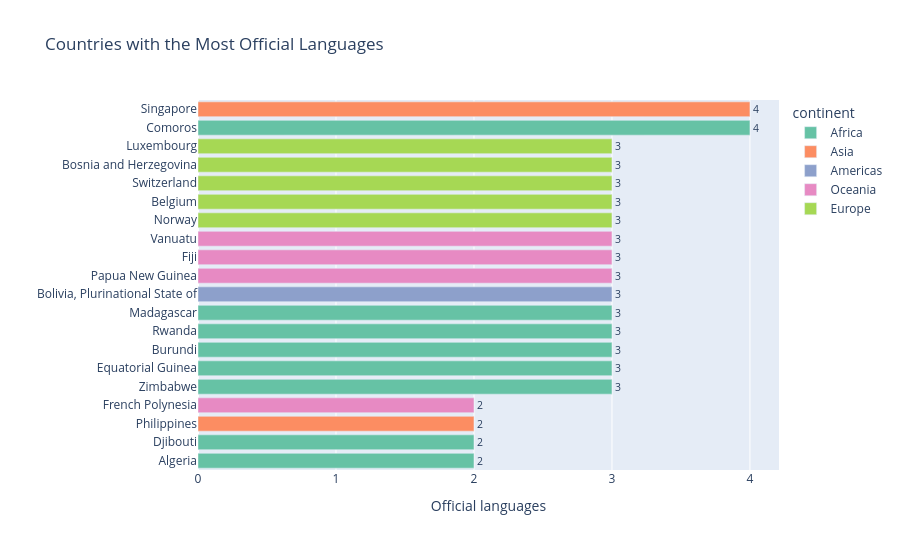

Here is the notebook cell this chart was saved with:
### Markdown cell above
## 4 · Bar chart — official language count per country

### Code cell
multi = df[df["official_count"] > 0].sort_values("official_count", ascending=False).head(20)

fig = px.bar(
    multi,
    x="official_count",
    y="country",
    orientation="h",
    color="continent",
    text="official_count",
    labels={"official_count": "Official languages", "country": ""},
    title="Countries with the Most Official Languages",
    color_discrete_sequence=px.colors.qualitative.Set2,
)
fig.update_layout(yaxis={"categoryorder": "total ascending"}, height=550)
fig.update_traces(textposition="outside")
fig.show()

### Figure 1 — Plotly figure (JSON) as saved in the notebook; plotly's stock layout.template omitted (floating-point values rounded to 4 significant figures)
{"data": [{"hovertemplate": "continent=Africa<br>Official languages=%{text}<br>=%{y}<extra></extra>", "legendgroup": "Africa", "marker": {"color": "rgb(102,194,165)", "pattern": {"shape": ""}}, "name": "Africa", "orientation": "h", "showlegend": true, "text": [4.0, 3.0, 3.0, 3.0, 3.0, 3.0, 2.0, 2.0], "textposition": "outside", "type": "bar", "x": [4, 3, 3, 3, 3, 3, 2, 2], "xaxis": "x", "y": ["Comoros", "Zimbabwe", "Equatorial Guinea", "Burundi", "Rwanda", "Madagascar", "Algeria", "Djibouti"], "yaxis": "y"}, {"hovertemplate": "continent=Asia<br>Official languages=%{text}<br>=%{y}<extra></extra>", "legendgroup": "Asia", "marker": {"color": "rgb(252,141,98)", "pattern": {"shape": ""}}, "name": "Asia", "orientation": "h", "showlegend": true, "text": [4.0, 2.0], "textposition": "outside", "type": "bar", "x": [4, 2], "xaxis": "x", "y": ["Singapore", "Philippines"], "yaxis": "y"}, {"hovertemplate": "continent=Americas<br>Official languages=%{text}<br>=%{y}<extra></extra>", "legendgroup": "Americas", "marker": {"color": "rgb(141,160,203)", "pattern": {"shape": ""}}, "name": "Americas", "orientation": "h", "showlegend": true, "text": [3.0], "textposition": "outside", "type": "bar", "x": [3], "xaxis": "x", "y": ["Bolivia, Plurinational State of"], "yaxis": "y"}, {"hovertemplate": "continent=Oceania<br>Official languages=%{text}<br>=%{y}<extra></extra>", "legendgroup": "Oceania", "marker": {"color": "rgb(231,138,195)", "pattern": {"shape": ""}}, "name": "Oceania", "orientation": "h", "showlegend": true, "text": [3.0, 3.0, 3.0, 2.0], "textposition": "outside", "type": "bar", "x": [3, 3, 3, 2], "xaxis": "x", "y": ["Papua New Guinea", "Fiji", "Vanuatu", "French Polynesia"], "yaxis": "y"}, {"hovertemplate": "continent=Europe<br>Official languages=%{text}<br>=%{y}<extra></extra>", "legendgroup": "Europe", "marker": {"color": "rgb(166,216,84)", "pattern": {"shape": ""}}, "name": "Europe", "orientation": "h", "showlegend": true, "text": [3.0, 3.0, 3.0, 3.0, 3.0], "textposition": "outside", "type": "bar", "x": [3, 3, 3, 3, 3], "xaxis": "x", "y": ["Norway", "Belgium", "Switzerland", "Bosnia and Herzegovina", "Luxembourg"], "yaxis": "y"}], "layout": {"barmode": "relative", "height": 550, "legend": {"title": {"text": "continent"}, "tracegroupgap": 0}, "title": {"text": "Countries with the Most Official Languages"}, "xaxis": {"anchor": "y", "domain": [0, 1], "title": {"text": "Official languages"}}, "yaxis": {"anchor": "x", "categoryorder": "total ascending", "domain": [0, 1], "title": {"text": ""}}}}
